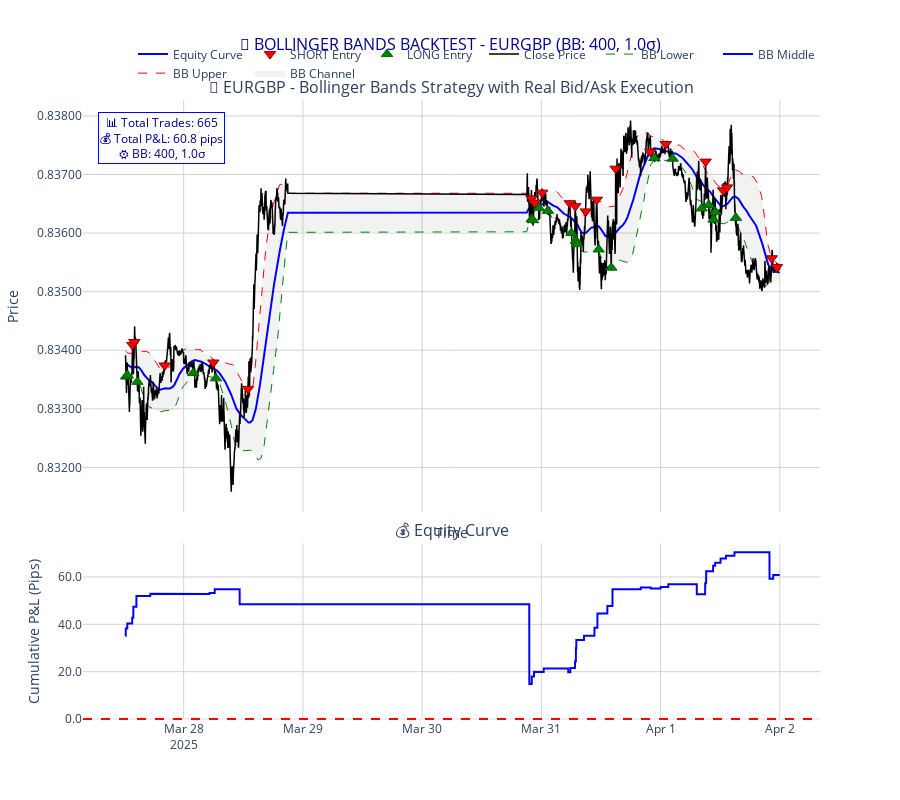

The notebook cell saved with this chart:
### Code cell
# 📊 GRAFICO INTERATTIVO: PREZZO + BOLLINGER BANDS + SEGNALI
print("🚀 Creazione grafico interattivo con Plotly...")

import plotly.graph_objects as go
from plotly.subplots import make_subplots
import plotly.express as px

# Configuro il subplot con asse secondario per volume/equity
fig = make_subplots(
    rows=2, cols=1,
    row_heights=[0.7, 0.3],
    subplot_titles=('🎯 EURGBP - Bollinger Bands Strategy with Real Bid/Ask Execution', '💰 Equity Curve'),
    vertical_spacing=0.05,
    shared_xaxes=True
)

# 📈 GRAFICO PRINCIPALE - Prezzo e Bollinger Bands
# Uso tutti i dati per il grafico (non solo gli ultimi 1000)
data_to_plot = candles.iloc[-5000:]  # Ultimi 5000 punti per performance

# Area tra le bande di Bollinger
fig.add_trace(
    go.Scatter(
        x=data_to_plot.index,
        y=data_to_plot['bb_upper'],
        mode='lines',
        line=dict(color='rgba(255,0,0,0)'),
        showlegend=False,
        hoverinfo='skip'
    ), row=1, col=1
)

fig.add_trace(
    go.Scatter(
        x=data_to_plot.index,
        y=data_to_plot['bb_lower'],
        mode='lines',
        fill='tonexty',
        fillcolor='rgba(128,128,128,0.1)',
        line=dict(color='rgba(255,0,0,0)'),
        name='BB Channel',
        hoverinfo='skip'
    ), row=1, col=1
)

# Bollinger Bands
fig.add_trace(
    go.Scatter(
        x=data_to_plot.index,
        y=data_to_plot['bb_upper'],
        mode='lines',
        name='BB Upper',
        line=dict(color='red', width=1, dash='dash'),
        hovertemplate='<b>BB Upper</b><br>Time: %{x}<br>Price: %{y:.5f}<extra></extra>'
    ), row=1, col=1
)

fig.add_trace(
    go.Scatter(
        x=data_to_plot.index,
        y=data_to_plot['bb_middle'],
        mode='lines',
        name='BB Middle',
        line=dict(color='blue', width=2),
        hovertemplate='<b>BB Middle</b><br>Time: %{x}<br>Price: %{y:.5f}<extra></extra>'
    ), row=1, col=1
)

fig.add_trace(
    go.Scatter(
        x=data_to_plot.index,
        y=data_to_plot['bb_lower'],
        mode='lines',
        name='BB Lower',
        line=dict(color='green', width=1, dash='dash'),
        hovertemplate='<b>BB Lower</b><br>Time: %{x}<br>Price: %{y:.5f}<extra></extra>'
    ), row=1, col=1
)

# Prezzo Close
fig.add_trace(
    go.Scatter(
        x=data_to_plot.index,
        y=data_to_plot['close'],
        mode='lines',
        name='Close Price',
        line=dict(color='black', width=1.5),
        hovertemplate='<b>Close Price</b><br>Time: %{x}<br>Price: %{y:.5f}<br>Ask: %{customdata[0]:.5f}<br>Bid: %{customdata[1]:.5f}<br>Spread: %{customdata[2]:.1f} pips<extra></extra>',
        customdata=np.column_stack([
            data_to_plot['askPrice'],
            data_to_plot['bidPrice'],
            (data_to_plot['askPrice'] - data_to_plot['bidPrice']) * 10000
        ])
    ), row=1, col=1
)

# 🎯 Segnali di Entry
entries = data_to_plot[data_to_plot['entry_price'] > 0]
longs = entries[entries['position'] == 1]
shorts = entries[entries['position'] == -1]

if len(longs) > 0:
    fig.add_trace(
        go.Scatter(
            x=longs.index,
            y=longs['entry_price'],
            mode='markers',
            name='LONG Entry',
            marker=dict(
                symbol='triangle-up',
                size=10,
                color='green',
                line=dict(color='darkgreen', width=1)
            ),
            hovertemplate='<b>LONG Entry</b><br>Time: %{x}<br>Entry Price: %{y:.5f}<br>Ask Price: %{customdata[0]:.5f}<br>Close was: %{customdata[1]:.5f}<br>BB Lower: %{customdata[2]:.5f}<extra></extra>',
            customdata=np.column_stack([
                longs['askPrice'],
                longs['close'],
                longs['bb_lower']
            ])
        ), row=1, col=1
    )

if len(shorts) > 0:
    fig.add_trace(
        go.Scatter(
            x=shorts.index,
            y=shorts['entry_price'],
            mode='markers',
            name='SHORT Entry',
            marker=dict(
                symbol='triangle-down',
                size=10,
                color='red',
                line=dict(color='darkred', width=1)
            ),
            hovertemplate='<b>SHORT Entry</b><br>Time: %{x}<br>Entry Price: %{y:.5f}<br>Bid Price: %{customdata[0]:.5f}<br>Close was: %{customdata[1]:.5f}<br>BB Upper: %{customdata[2]:.5f}<extra></extra>',
            customdata=np.column_stack([
                shorts['bidPrice'],
                shorts['close'],
                shorts['bb_upper']
            ])
        ), row=1, col=1
    )

# 🎯 Segnali di Exit
exits = data_to_plot[data_to_plot['exit_price'] > 0]
exit_longs = exits[exits['position'] == 1]  # Exit di posizioni long
exit_shorts = exits[exits['position'] == -1]  # Exit di posizioni short

if len(exit_longs) > 0:
    fig.add_trace(
        go.Scatter(
            x=exit_longs.index,
            y=exit_longs['exit_price'],
            mode='markers',
            name='LONG Exit',
            marker=dict(
                symbol='triangle-down',
                size=8,
                color='lightgreen',
                line=dict(color='green', width=1)
            ),
            hovertemplate='<b>LONG Exit</b><br>Time: %{x}<br>Exit Price: %{y:.5f}<br>P&L: %{customdata:.1f} pips<extra></extra>',
            customdata=exit_longs['pnl_pips']
        ), row=1, col=1
    )

if len(exit_shorts) > 0:
    fig.add_trace(
        go.Scatter(
            x=exit_shorts.index,
            y=exit_shorts['exit_price'],
            mode='markers',
            name='SHORT Exit',
            marker=dict(
                symbol='triangle-up',
                size=8,
                color='lightcoral',
                line=dict(color='red', width=1)
            ),
            hovertemplate='<b>SHORT Exit</b><br>Time: %{x}<br>Exit Price: %{y:.5f}<br>P&L: %{customdata:.1f} pips<extra></extra>',
            customdata=exit_shorts['pnl_pips']
        ), row=1, col=1
    )

# 💰 EQUITY CURVE nel secondo subplot
fig.add_trace(
    go.Scatter(
        x=data_to_plot.index,
        y=data_to_plot['equity_curve'],
        mode='lines',
        name='Equity Curve',
        line=dict(color='blue', width=2),
        hovertemplate='<b>Equity</b><br>Time: %{x}<br>P&L: %{y:.1f} pips<extra></extra>'
    ), row=2, col=1
)

# Linea dello zero per equity
fig.add_hline(y=0, line_dash="dash", line_color="red", row=2, col=1)

# 🎨 LAYOUT E CONFIGURAZIONE
fig.update_layout(
    title=dict(
        text=f'🎯 BOLLINGER BANDS BACKTEST - EURGBP (BB: {BB_PERIOD}, {BB_STD_DEV}σ)',
        x=0.5,
        font=dict(size=16, color='darkblue')
    ),
    xaxis_title="Time",
    yaxis_title="Price",
    yaxis2_title="Cumulative P&L (Pips)",
    height=800,
    showlegend=True,
    legend=dict(
        orientation="h",
        yanchor="bottom",
        y=1.02,
        xanchor="right",
        x=1
    ),
    hovermode='x unified',
    template='plotly_white'
)

# Configurazione assi
fig.update_xaxes(
    rangeslider_visible=False,
    showgrid=True,
    gridwidth=1,
    gridcolor='lightgray'
)

fig.update_yaxes(
    showgrid=True,
    gridwidth=1,
    gridcolor='lightgray',
    tickformat='.5f',
    row=1, col=1
)

fig.update_yaxes(
    showgrid=True,
    gridwidth=1,
    gridcolor='lightgray',
    tickformat='.1f',
    row=2, col=1
)

# Aggiungo annotazioni con statistiche
total_pnl = candles['pnl_pips'].sum()
total_trades_count = len(candles[candles['pnl_pips'] != 0])

fig.add_annotation(
    x=0.02, y=0.98,
    xref="paper", yref="paper",
    text=f"📊 Total Trades: {total_trades_count}<br>💰 Total P&L: {total_pnl:.1f} pips<br>⚙️ BB: {BB_PERIOD}, {BB_STD_DEV}σ",
    showarrow=False,
    font=dict(size=12, color="darkblue"),
    bgcolor="rgba(255,255,255,0.8)",
    bordercolor="blue",
    borderwidth=1
)

print(f"✅ Grafico interattivo creato con {len(data_to_plot):,} punti dati")
print(f"🎯 Segnali visualizzati: {len(longs)} LONG, {len(shorts)} SHORT entries")
print(f"🔍 Usa il mouse per zoomare, pan e hover per dettagli!")

fig.show()

### Figure 1 — Plotly figure (JSON) as saved in the notebook; plotly's stock layout.template omitted (floating-point values rounded to 4 significant figures; data arrays with more than 128 entries replaced by an {"elided": "..."} marker saying what was removed)
{"data": [{"hoverinfo": "skip", "line": {"color": "rgba(255,0,0,0)"}, "mode": "lines", "showlegend": false, "type": "scatter", "x": {"elided": "5000 str values"}, "xaxis": "x", "y": {"elided": "5000 float values"}, "yaxis": "y"}, {"fill": "tonexty", "fillcolor": "rgba(128,128,128,0.1)", "hoverinfo": "skip", "line": {"color": "rgba(255,0,0,0)"}, "mode": "lines", "name": "BB Channel", "type": "scatter", "x": {"elided": "5000 str values"}, "xaxis": "x", "y": {"elided": "5000 float values"}, "yaxis": "y"}, {"hovertemplate": "<b>BB Upper</b><br>Time: %{x}<br>Price: %{y:.5f}<extra></extra>", "line": {"color": "red", "dash": "dash", "width": 1}, "mode": "lines", "name": "BB Upper", "type": "scatter", "x": {"elided": "5000 str values"}, "xaxis": "x", "y": {"elided": "5000 float values"}, "yaxis": "y"}, {"hovertemplate": "<b>BB Middle</b><br>Time: %{x}<br>Price: %{y:.5f}<extra></extra>", "line": {"color": "blue", "width": 2}, "mode": "lines", "name": "BB Middle", "type": "scatter", "x": {"elided": "5000 str values"}, "xaxis": "x", "y": {"elided": "5000 float values"}, "yaxis": "y"}, {"hovertemplate": "<b>BB Lower</b><br>Time: %{x}<br>Price: %{y:.5f}<extra></extra>", "line": {"color": "green", "dash": "dash", "width": 1}, "mode": "lines", "name": "BB Lower", "type": "scatter", "x": {"elided": "5000 str values"}, "xaxis": "x", "y": {"elided": "5000 float values"}, "yaxis": "y"}, {"customdata": {"elided": "5000x3 float values"}, "hovertemplate": "<b>Close Price</b><br>Time: %{x}<br>Price: %{y:.5f}<br>Ask: %{customdata[0]:.5f}<br>Bid: %{customdata[1]:.5f}<br>Spread: %{customdata[2]:.1f} pips<extra></extra>", "line": {"color": "black", "width": 1.5}, "mode": "lines", "name": "Close Price", "type": "scatter", "x": {"elided": "5000 str values"}, "xaxis": "x", "y": {"elided": "5000 float values"}, "yaxis": "y"}, {"customdata": [[0.8336, 0.8335, 0.8336], [0.8336, 0.8335, 0.8335], [0.8335, 0.8334, 0.8335], [0.8336, 0.8336, 0.8336], [0.8335, 0.8335, 0.8335], [0.8362, 0.8362, 0.8362], [0.8362, 0.8362, 0.8362], [0.8364, 0.8364, 0.8362], [0.8364, 0.8363, 0.8364], [0.836, 0.836, 0.836], [0.8359, 0.8358, 0.8359], [0.8358, 0.8358, 0.8359], [0.8357, 0.8357, 0.8357], [0.8354, 0.8354, 0.8354], [0.8373, 0.8372, 0.8373], [0.8373, 0.8372, 0.8372], [0.8364, 0.8364, 0.8365], [0.8365, 0.8364, 0.8365], [0.8362, 0.8362, 0.8363], [0.8364, 0.8363, 0.8363], [0.8363, 0.8362, 0.8362]], "hovertemplate": "<b>LONG Entry</b><br>Time: %{x}<br>Entry Price: %{y:.5f}<br>Ask Price: %{customdata[0]:.5f}<br>Close was: %{customdata[1]:.5f}<br>BB Lower: %{customdata[2]:.5f}<extra></extra>", "marker": {"color": "green", "line": {"color": "darkgreen", "width": 1}, "size": 10, "symbol": "triangle-up"}, "mode": "markers", "name": "LONG Entry", "type": "scatter", "x": ["2025-03-27T12:25:00.000000000", "2025-03-27T12:43:00.000000000", "2025-03-27T14:41:00.000000000", "2025-03-28T01:56:00.000000000", "2025-03-28T06:30:00.000000000", "2025-03-30T22:06:00.000000000", "2025-03-30T22:17:00.000000000", "2025-03-30T23:30:00.000000000", "2025-03-31T01:19:00.000000000", "2025-03-31T06:03:00.000000000", "2025-03-31T06:59:00.000000000", "2025-03-31T07:13:00.000000000", "2025-03-31T11:33:00.000000000", "2025-03-31T14:04:00.000000000", "2025-03-31T22:45:00.000000000", "2025-04-01T02:26:00.000000000", "2025-04-01T08:16:00.000000000", "2025-04-01T09:43:00.000000000", "2025-04-01T10:40:00.000000000", "2025-04-01T11:03:00.000000000", "2025-04-01T15:10:00.000000000"], "xaxis": "x", "y": [0.8336, 0.8336, 0.8335, 0.8336, 0.8335, 0.8362, 0.8362, 0.8364, 0.8364, 0.836, 0.8359, 0.8358, 0.8357, 0.8354, 0.8373, 0.8373, 0.8364, 0.8365, 0.8362, 0.8364, 0.8363], "yaxis": "y"}, {"customdata": [[0.8341, 0.8341, 0.8339], [0.8341, 0.8342, 0.834], [0.8337, 0.8338, 0.8337], [0.8338, 0.8338, 0.8338], [0.8333, 0.8334, 0.8332], [0.8366, 0.8367, 0.8367], [0.8365, 0.8366, 0.8367], [0.8367, 0.8367, 0.8367], [0.8365, 0.8366, 0.8365], [0.8365, 0.8365, 0.8364], [0.8364, 0.8364, 0.8363], [0.8366, 0.8366, 0.8366], [0.8371, 0.8371, 0.8365], [0.8374, 0.8376, 0.8377], [0.8375, 0.8376, 0.8376], [0.8372, 0.8372, 0.8371], [0.8367, 0.8368, 0.8368], [0.8368, 0.8368, 0.8368], [0.8356, 0.8356, 0.8356], [0.8354, 0.8355, 0.8355]], "hovertemplate": "<b>SHORT Entry</b><br>Time: %{x}<br>Entry Price: %{y:.5f}<br>Bid Price: %{customdata[0]:.5f}<br>Close was: %{customdata[1]:.5f}<br>BB Upper: %{customdata[2]:.5f}<extra></extra>", "marker": {"color": "red", "line": {"color": "darkred", "width": 1}, "size": 10, "symbol": "triangle-down"}, "mode": "markers", "name": "SHORT Entry", "type": "scatter", "x": ["2025-03-27T13:41:00.000000000", "2025-03-27T14:04:00.000000000", "2025-03-27T20:11:00.000000000", "2025-03-28T05:59:00.000000000", "2025-03-28T12:57:00.000000000", "2025-03-30T22:02:00.000000000", "2025-03-30T22:37:00.000000000", "2025-03-31T00:08:00.000000000", "2025-03-31T05:44:00.000000000", "2025-03-31T06:50:00.000000000", "2025-03-31T08:57:00.000000000", "2025-03-31T11:09:00.000000000", "2025-03-31T14:58:00.000000000", "2025-03-31T21:56:00.000000000", "2025-04-01T01:03:00.000000000", "2025-04-01T09:04:00.000000000", "2025-04-01T12:36:00.000000000", "2025-04-01T13:23:00.000000000", "2025-04-01T22:23:00.000000000", "2025-04-01T23:25:00.000000000"], "xaxis": "x", "y": [0.8341, 0.8341, 0.8337, 0.8338, 0.8333, 0.8366, 0.8365, 0.8367, 0.8365, 0.8365, 0.8364, 0.8366, 0.8371, 0.8374, 0.8375, 0.8372, 0.8367, 0.8368, 0.8356, 0.8354], "yaxis": "y"}, {"hovertemplate": "<b>Equity</b><br>Time: %{x}<br>P&L: %{y:.1f} pips<extra></extra>", "line": {"color": "blue", "width": 2}, "mode": "lines", "name": "Equity Curve", "type": "scatter", "x": {"elided": "5000 str values"}, "xaxis": "x2", "y": {"elided": "5000 float values"}, "yaxis": "y2"}], "layout": {"annotations": [{"font": {"size": 16}, "showarrow": false, "text": "🎯 EURGBP - Bollinger Bands Strategy with Real Bid/Ask Execution", "x": 0.5, "xanchor": "center", "xref": "paper", "y": 1.0, "yanchor": "bottom", "yref": "paper"}, {"font": {"size": 16}, "showarrow": false, "text": "💰 Equity Curve", "x": 0.5, "xanchor": "center", "xref": "paper", "y": 0.285, "yanchor": "bottom", "yref": "paper"}, {"bgcolor": "rgba(255,255,255,0.8)", "bordercolor": "blue", "borderwidth": 1, "font": {"color": "darkblue", "size": 12}, "showarrow": false, "text": "📊 Total Trades: 665<br>💰 Total P&L: 60.8 pips<br>⚙️ BB: 400, 1.0σ", "x": 0.02, "xref": "paper", "y": 0.98, "yref": "paper"}], "height": 800, "hovermode": "x unified", "legend": {"orientation": "h", "x": 1, "xanchor": "right", "y": 1.02, "yanchor": "bottom"}, "shapes": [{"line": {"color": "red", "dash": "dash"}, "type": "line", "x0": 0, "x1": 1, "xref": "x2 domain", "y0": 0, "y1": 0, "yref": "y2"}], "showlegend": true, "title": {"font": {"color": "darkblue", "size": 16}, "text": "🎯 BOLLINGER BANDS BACKTEST - EURGBP (BB: 400, 1.0σ)", "x": 0.5}, "xaxis": {"anchor": "y", "domain": [0, 1], "gridcolor": "lightgray", "gridwidth": 1, "matches": "x2", "rangeslider": {"visible": false}, "showgrid": true, "showticklabels": false, "title": {"text": "Time"}}, "xaxis2": {"anchor": "y2", "domain": [0, 1], "gridcolor": "lightgray", "gridwidth": 1, "rangeslider": {"visible": false}, "showgrid": true}, "yaxis": {"anchor": "x", "domain": [0.335, 1.0], "gridcolor": "lightgray", "gridwidth": 1, "showgrid": true, "tickformat": ".5f", "title": {"text": "Price"}}, "yaxis2": {"anchor": "x2", "domain": [0, 0.285], "gridcolor": "lightgray", "gridwidth": 1, "showgrid": true, "tickformat": ".1f", "title": {"text": "Cumulative P&L (Pips)"}}}}
